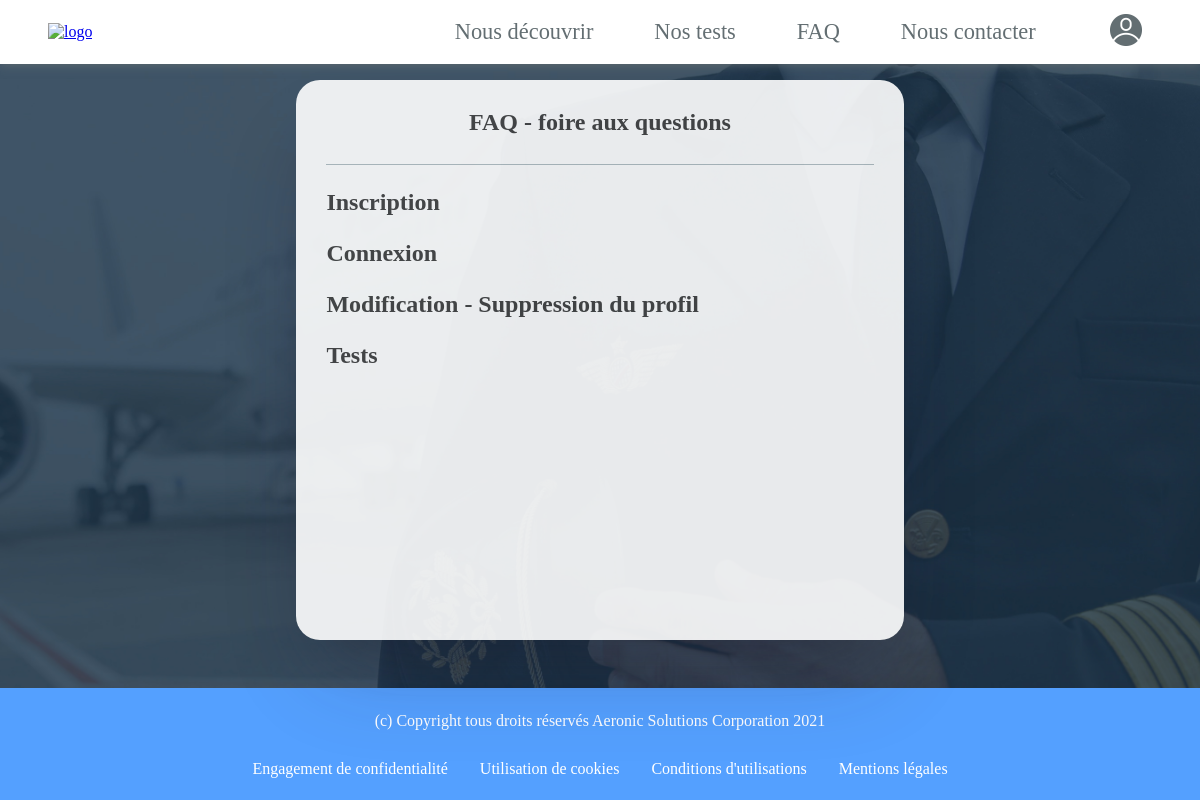
Page /controller/faqController.php on the earlier database version.
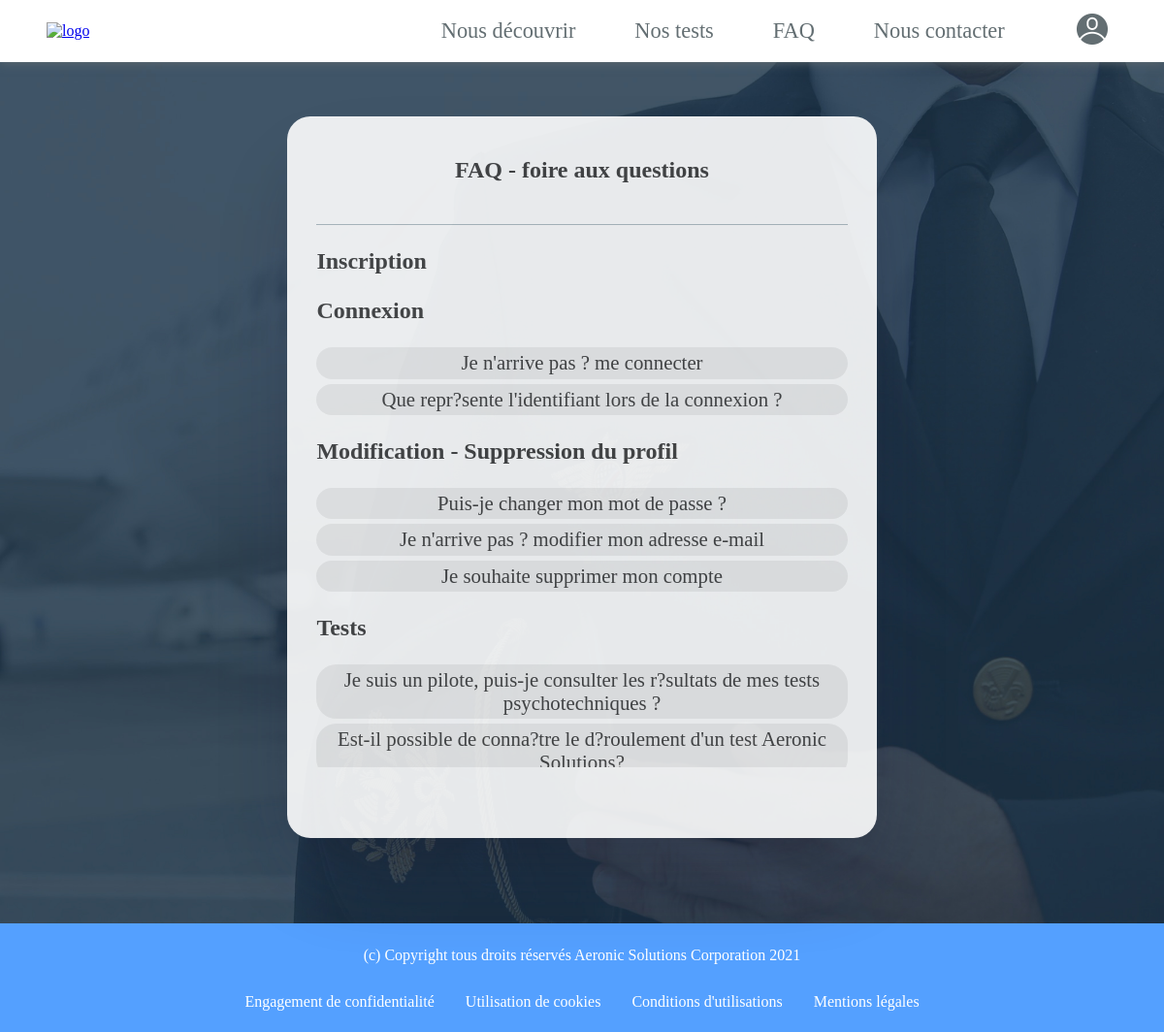
Same page on the later database version.
### tables this page shows
CREATE TABLE IF NOT EXISTS `faq` (
  `idFaq` int(11) NOT NULL AUTO_INCREMENT,
  `question` varchar(255) NOT NULL,
  `reponse` varchar(255) NOT NULL,
  `partie` int(11) NOT NULL,
  PRIMARY KEY (`idFaq`)
);

### controller/faqController.php (called while the page is built)
<?php session_start();
include '../view/header.php';
include '../view/footer.php';
include '../model/database.php';
include '../view/faq.php';
?>

### view/faq.php (the view, shortened to what this page needs)
<!DOCTYPE html>
<html>
<head>
    <link rel="stylesheet" href="../public/css/faqstyle.css"/>
</head>
<body>
<div class="contentfaq">
    <div class="title_container">
        <h3>FAQ - foire aux questions</h3>
    </div>
    <div class="faq_container">
        <div class="title_partie">
            <h3>Inscription</h3>
        </div>
        <div class="title_partie">
            <h3>Connexion</h3>
        </div>
        <?php
        $q = $db->query("SELECT * FROM faq  WHERE partie='2'");
        while($row = $q ->fetch()){
            $idFaq=$row[0];
            $question=$row[1];
            ?>
            <div class="questions">
                <button class="bouton" id="buttonr" onclick="changeVisibility(<?=$idFaq?>)"  ><?=$question?></button>
            </div>
        <?php } ?>
        <div class="title_partie">
            <h3>Modification - Suppression du profil</h3>
        </div>
        <?php
        $q = $db->query("SELECT * FROM faq  WHERE partie='3'");
        while($row = $q ->fetch()){
            $idFaq=$row[0];
            $question=$row[1];
            ?>
            <div class="questions">
                <button class="bouton" id="buttonr" onclick="changeVisibility(<?=$idFaq?>)"  ><?=$question?></button>
            </div>
        <?php } ?>
        <div class="title_partie">
            <h3>Tests</h3>
        </div>
        <?php
        $q = $db->query("SELECT * FROM faq  WHERE partie='4'");
        while($row = $q ->fetch()){
            $idFaq=$row[0];
            $question=$row[1];
            ?>
            <div class="questions">
                <button class="bouton" id="buttonr" onclick="changeVisibility(<?=$idFaq?>)"  ><?=$question?></button>
            </div>
        <?php } ?>
    </div>
</body>
</html>

Differences in the rows shown:
added faq: question "Je n'arrive pas ? me connecter", shown under "Connexion"
added faq: question "Que repr?sente l'identifiant lors de la connexion ?", shown under "Connexion"
added faq: question "Puis-je changer mon mot de passe ?", shown under "Modification - Suppression du profil"
added faq: question "Je n'arrive pas ? modifier mon adresse e-mail", shown under "Modification - Suppression du profil"
added faq: question "Je souhaite supprimer mon compte", shown under "Modification - Suppression du profil"
added faq: question "Je suis un pilote, puis-je consulter les r?sultats de mes tests psychotechniques ?", shown under "Tests"
added faq: question "Est-il possible de conna?tre le d?roulement d'un test Aeronic…", shown under "Tests"
